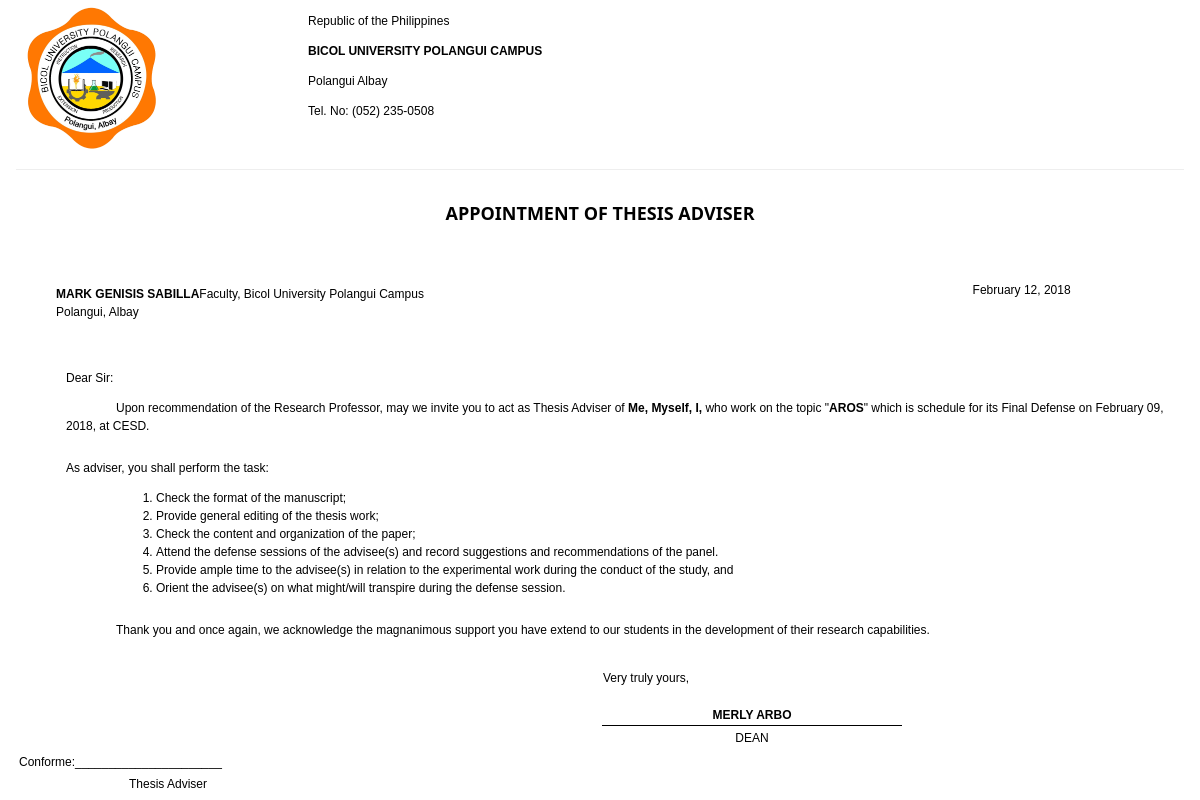
/research/adviser_appointment.php?id=2, run on the app's committed database.
### tables this page shows
CREATE TABLE `researches` (
  `id` int(11) UNSIGNED NOT NULL,
  `title` varchar(255) NOT NULL,
  `description` longtext NOT NULL,
  `course_id` varchar(10) NOT NULL,
  `adviserId` varchar(20) NOT NULL,
  `schoolYear` varchar(40) NOT NULL
);

CREATE TABLE `schedules` (
  `id` int(10) UNSIGNED NOT NULL,
  `researchId` varchar(20) NOT NULL,
  `venue` varchar(255) NOT NULL,
  `defenseType` varchar(10) NOT NULL,
  `rubricId` varchar(20) NOT NULL,
  `dateSchedule` varchar(50) NOT NULL,
  `dateAdded` varchar(50) NOT NULL,
  `status` varchar(10) NOT NULL
);

### include/dbcon.php (called while the page is built, shortened)
<?php
	function getVenue($x){
		$sql=mysql_query("select * from schedules where researchId='$x'");
		while($row=mysql_fetch_assoc($sql)){
			return $row['venue'];
		}
	}
	function getName($x){
		if(is_array($x)){
			foreach($x as $key => $value){
				$sql=mysql_query("select * from users where id='$value'");
					while($row = mysql_fetch_assoc($sql)){
					$d[] = $row['first_name']." ".$row['last_name'];
				}
			}
		}else{
			$sql=mysql_query("select * from users where id='$x'");
			while($row = mysql_fetch_assoc($sql)){
				$d[] = $row['first_name']." ".$row['last_name'];
			}
		}
		return $d;
	}
	function getTitle($x){
		$sql = mysql_query("SELECT * FROM `researches` WHERE `id`='$x'");
		while($row = mysql_fetch_assoc($sql)){
			return $row['title'];
		}
	}
	function getSched($x){
		$sql=mysql_query("select * from schedules where researchId='$x'");
		while($row=mysql_fetch_assoc($sql)){
			return $row['dateSchedule'];
		}
	}
	function getPropo($x){
		$sql = mysql_query("SELECT * FROM `proponents` WHERE `researchId`='$x'");
		while($row = mysql_fetch_assoc($sql)){
			$prop[] = $row['name'];
		}
		return $prop;
	}
?>

### research/adviser_appointment.php (the view, shortened to what this page needs)
<?php
include "../include/dbcon.php";
?>
<!DOCTYPE html PUBLIC "-//W3C//DTD XHTML 1.0 Transitional//EN" "http://www.w3.org/TR/xhtml1/DTD/xhtml1-transitional.dtd">
<html xmlns="http://www.w3.org/1999/xhtml">
<head>
<link href='../css/jquery-ui.css' rel='stylesheet'  />
<link rel="stylesheet" href="../css/w3.css">
</head>
<body style="font-size:12px;" onload="window.print();">
<div class="w3-container">
	<div class="w3-row">
    	<div class="w3-col s3">
        	<img src="../images/bupc.png" width="150" style="position:relative;" class=""  />
        </div>
        <div class="w3-col s8">
        	<p>Republic of the Philippines</p>
            <p><strong>BICOL UNIVERSITY POLANGUI CAMPUS</strong></p>
             <p>Polangui Albay</p>
              <p>Tel. No: (052) 235-0508</p>
        </div>
    </div>
    <hr class="w3-black" />
    <?php
	$id=$_GET['id'];
		$sql=mysql_query("select * from researches where id='$id'");
		while($row=mysql_fetch_assoc($sql)){
	?>
    <div class="w3-row">
    <h5 class="w3-center"><strong>APPOINTMENT OF THESIS ADVISER</strong></h5><br /><Br />
    	<div class="w3-col s5 w3-padding-right">
        	<ul style="list-style:none;" >
                <li class="w3-left"><strong><?php echo strtoupper(implode(" ",getName($row['adviserId']))); ?></strong></li>
                <li class="w3-left">Faculty, Bicol University Polangui Campus</li><br />
                <li class="w3-left">Polangui, Albay</li>
            </ul>
        </div>
        <div class="w3-col s6">
        	<ul class="w3-ul">
            <li class="w3-right"> <?php echo date("F d, Y",time()); ?></li>
            </ul>
        </div>
    </div>
    <div class="w3-row"><br /><br />
    	<p style="text-indent:50px; ">Dear Sir:</p>
    	<p style="text-indent:50px; margin-left:50px; ">Upon recommendation of the Research Professor, may we invite you to act as Thesis Adviser of <strong><?php foreach(getPropo($id) as $key => $val){echo $val.", ";} ?></strong> who work on the topic "<strong><?php echo getTitle($id); ?></strong>" which is schedule for its Final Defense on <?php echo date("F d, Y",strtotime(getSched($id))); ?>, at <?php echo getVenue($id); ?>.</p>
    </div>
     <div class="w3-row">
    	<p style="text-indent:50px; ">As adviser, you shall perform the task:</p>
        <ol style="margin-left:100px;" >
        	<li>Check the format of the manuscript;</li>
            <li>Provide general editing of the thesis work;</li>
            <li>Check the content and organization of the paper;</li>
            <li>Attend the defense sessions of the advisee(s) and record suggestions and recommendations of the panel.</li>
            <li>Provide ample time to the advisee(s) in relation to the experimental work during the conduct of the study, and</li>
            <li>Orient the advisee(s) on what might/will transpire during the defense session.</li>
        </ol>
    </div>
    <div class="w3-row">
    	<div class="w3-col"><p style="text-indent:50px;  margin-left:50px;">Thank you and once again, we acknowledge the magnanimous support you have extend to our students in the development of their research capabilities.</p></div>
    </div>
    <div class="w3-row">
    	<div class="w3-col s4 w3-padding-right">
        </div>
        <div class="w3-col s6 w3-right">
        <table>
        <tr>
            	<td   width="300" height="50" >Very truly yours,</td>
            </tr>
        	<tr>
            	<td style="border-bottom:1px solid #000;" width="300" class="w3-center"><strong>MERLY ARBO</strong></td>
            </tr>
            <tr>
            	<td  class="w3-center">DEAN</td>
              </tr>
           </table>
        </div>
    </div>
    <div class="w3-row">
    	<table >
        	<tr>
            	<td   width="300"   >Conforme:______________________</td>
                <td width="300" class="w3-center"></td>
                <td   width="300" ></td>
            </tr>
             <tr>
            	<td   width="300" class="w3-center"  >Thesis Adviser</td>
                <td   width="300" class="w3-center"></td>
                <td   width="300"  ></td>
            </tr>
           </table>
    </div>
    <?php } ?>
</div>
</body>
</html>

### css/w3.css (style rules this page uses)
html { box-sizing:border-box }
*,*:before,*:after { box-sizing:inherit }
html { -ms-text-size-adjust:100%;-webkit-text-size-adjust:100% }
body { margin:0 }
img { border-style:none }
hr { box-sizing:content-box;height:0;overflow:visible }
html,body { font-family:Verdana,sans-serif;font-size:15px;line-height:1.5 }
html { overflow-x:hidden }
h5 { font-size:18px }
h1,h2,h3,h4,h5,h6 { font-family:"Segoe UI",Arial,sans-serif;font-weight:400;margin:10px 0 }
hr { border:0;border-top:1px solid #eee;margin:20px 0 }
img { margin-bottom:-5px }
.w3-ul { list-style-type:none;padding:0;margin:0 }
.w3-ul li { padding:8px 16px;border-bottom:1px solid #ddd }
.w3-ul li:last-child { border-bottom:none }
.w3-container:after,.w3-container:before,.w3-panel:after,.w3-panel:before,.w3-row:after,.w3-row:before,.w3-row-padding:after,.w3-row-padding:before, .w3-cell-row:before,.w3-cell-row:after,.w3-clear:after,.w3-clear:before,.w3-bar:before,.w3-bar:after { content:"";display:table;clear:both }
.w3-col,.w3-half,.w3-third,.w3-twothird,.w3-threequarter,.w3-quarter { float:left;width:100% }
.w3-col.s3 { width:24.99999% }
.w3-col.s4 { width:33.33333% }
.w3-col.s5 { width:41.66666% }
.w3-col.s6 { width:49.99999% }
.w3-col.s8 { width:66.66666% }
.w3-container,.w3-panel { padding:0.01em 16px }
.w3-center { text-align:center!important }
.w3-left { float:left!important }
.w3-right { float:right!important }
.w3-black,.w3-hover-black:hover { color:#fff!important;background-color:#000!important }

### data on the page
researches: adviserId "MARK GENISIS SABILLA", val "Me", val "Myself", val "I", title "AROS", schedules.dateSchedule "February 09, 2018", schedules.venue "CESD"
